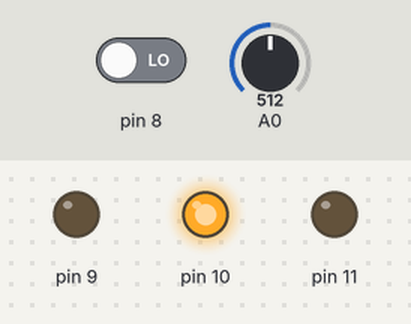
Simulated run of this sketch. Board: Arduino Uno, built with avr-gcc and run on an emulated ATmega328P. On the bench: output pins drawn as LEDs (lit = HIGH). The inputs (shaded band) are chosen by the test bench; at power-on: A0 = 512, pin 8 LOW.

Above: at 1.2 s.
1.3 s: A0 set to 352
2.8 s: A0 set to 330
At 3.7 s:
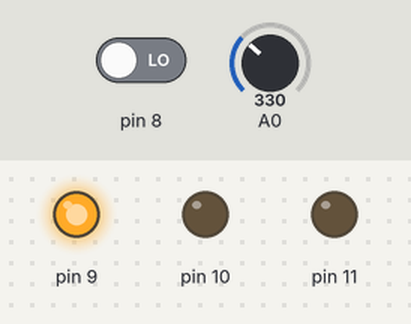
4.3 s: pin 8 driven HIGH
At 4.9 s:
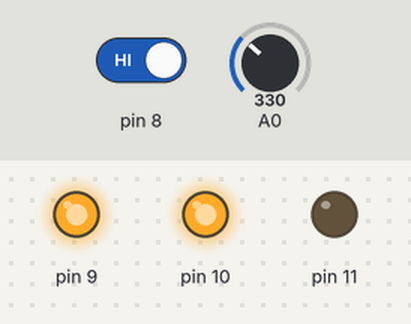
5.8 s: A0 set to 351
At 7.0 s:
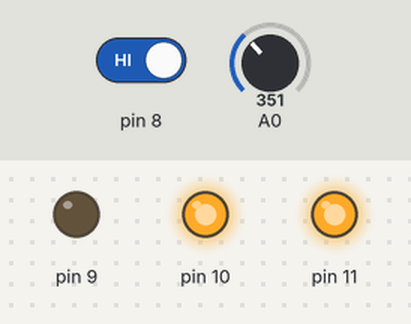
7.3 s: A0 set to 670
8.8 s: A0 set to 689
At 9.5 s:
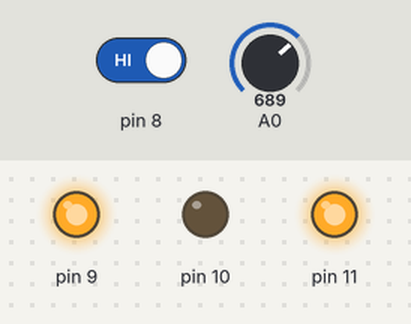
Timing chart, 0 to 11.3 s (numbered marks = the images above; inputs shaded):
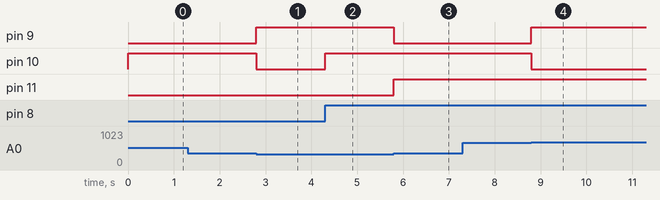

The sketch:

19-11-02slide_button.ino
```cpp
void setup() {
  pinMode(9, OUTPUT);
  pinMode(10, OUTPUT);
  pinMode(11, OUTPUT);
  pinMode(A0, INPUT);
  pinMode(8, INPUT);

}

void loop() {
  if(analogRead(A0)<341)
  {
    if(digitalRead(8) == HIGH)
    {
      digitalWrite(9, HIGH);
      digitalWrite(10, HIGH);
      digitalWrite(11, LOW);
    }
    else
    {
      digitalWrite(9, HIGH);
      digitalWrite(10, LOW);
      digitalWrite(11, LOW);
    }
  }
  else if(341<=analogRead(A0) && analogRead(A0) <682)
  {
    if(digitalRead(8) == HIGH)
    {
      digitalWrite(10, HIGH);
      digitalWrite(11, HIGH);
      digitalWrite(9, LOW);
    }
    else
    {
      digitalWrite(10, HIGH);
      digitalWrite(11, LOW);
      digitalWrite(9, LOW);
    }
  }
  else
  {
    if(digitalRead(8) == HIGH)
    {
      digitalWrite(11, HIGH);
      digitalWrite(9, HIGH);
      digitalWrite(10, LOW);
    }
    else
    {
      digitalWrite(11, HIGH);
      digitalWrite(9, LOW);
      digitalWrite(10, LOW);
    }
  }
}
```

Measured:
- the behaviour switches between 341 and 340 on A0 (found by bisection; images 0 and 1)
- the behaviour switches between 681 and 682 on A0 (found by bisection; images 3 and 4)
- after the input at 1.3 s, every drawn part: stays the same
- after the input at 2.8 s, pin 9: LOW → HIGH at once; pin 10: HIGH → LOW at once
- after the input at 4.3 s, pin 10: LOW → HIGH at once
- after the input at 5.8 s, pin 9: HIGH → LOW at once; pin 11: LOW → HIGH at once
- after the input at 7.3 s, every drawn part: stays the same
- after the input at 8.8 s, pin 9: LOW → HIGH at once; pin 10: HIGH → LOW at once
